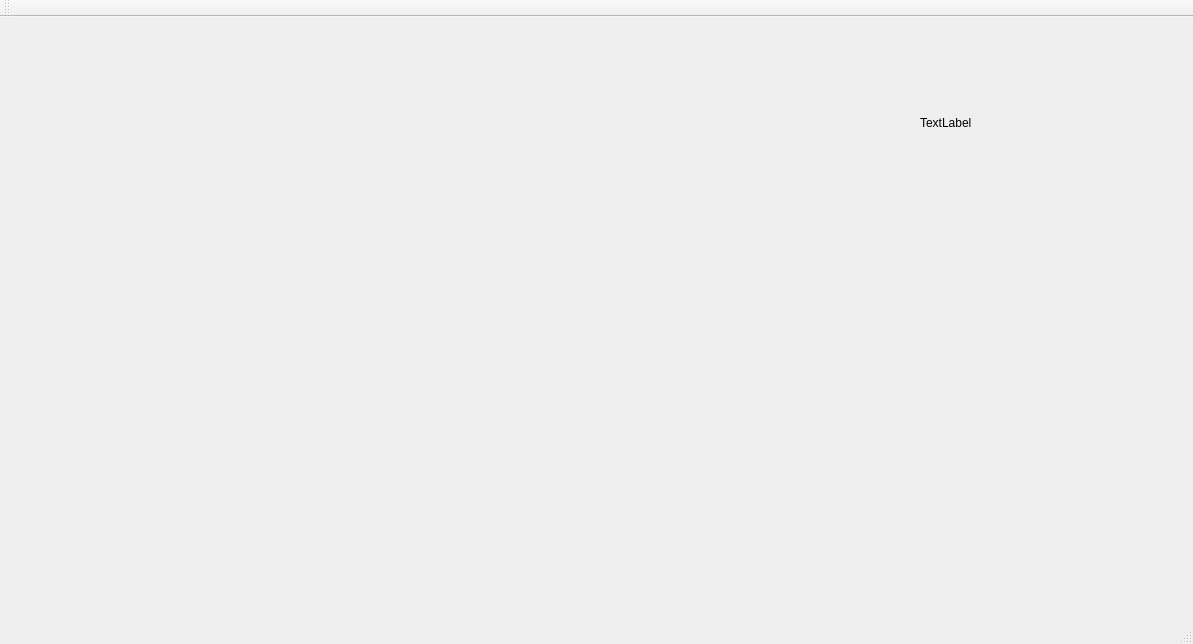
<?xml version="1.0" encoding="UTF-8"?>
<ui version="4.0">
 <class>MainWindow</class>
 <widget class="QMainWindow" name="MainWindow">
  <property name="geometry">
   <rect>
    <x>0</x>
    <y>0</y>
    <width>1193</width>
    <height>644</height>
   </rect>
  </property>
  <property name="windowTitle">
   <string>MainWindow</string>
  </property>
  <widget class="QWidget" name="centralWidget">
   <widget class="QLabel" name="label">
    <property name="geometry">
     <rect>
      <x>920</x>
      <y>40</y>
      <width>241</width>
      <height>131</height>
     </rect>
    </property>
    <property name="text">
     <string>TextLabel</string>
    </property>
   </widget>
  </widget>
  <widget class="QMenuBar" name="menuBar">
   <property name="geometry">
    <rect>
     <x>0</x>
     <y>0</y>
     <width>1193</width>
     <height>25</height>
    </rect>
   </property>
  </widget>
  <widget class="QToolBar" name="mainToolBar">
   <attribute name="toolBarArea">
    <enum>TopToolBarArea</enum>
   </attribute>
   <attribute name="toolBarBreak">
    <bool>false</bool>
   </attribute>
  </widget>
  <widget class="QStatusBar" name="statusBar"/>
 </widget>
 <layoutdefault spacing="6" margin="11"/>
 <resources/>
 <connections/>
</ui>
